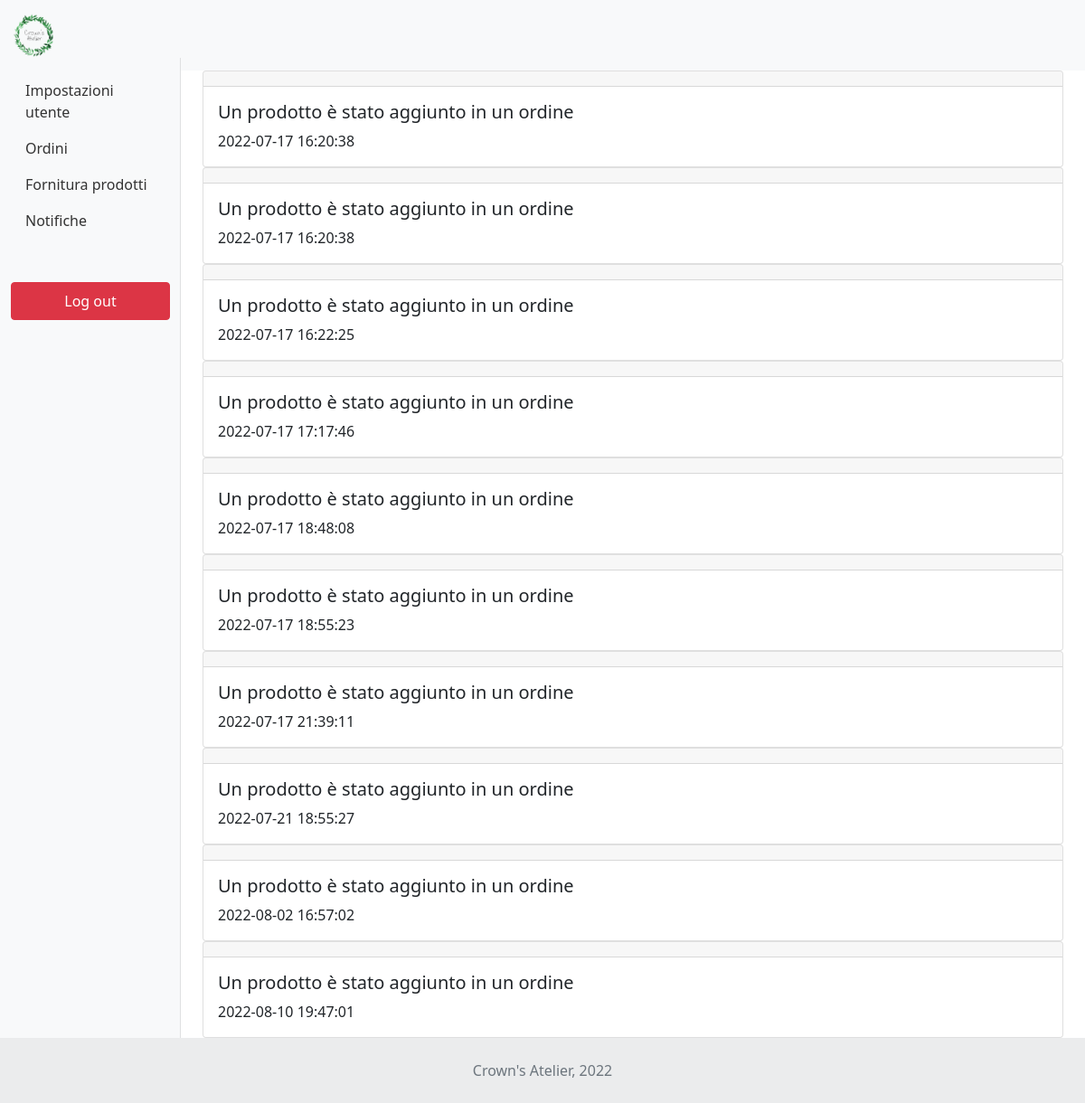
/dashboard.php?id=notification (signed in), run on the app's committed database.
### tables this page shows
CREATE TABLE `ricezioni_fornitori` (
  `idFornitore` int NOT NULL,
  `tipo` varchar(10) NOT NULL,
  `data` datetime NOT NULL,
  `idNotificaFornitore` int NOT NULL AUTO_INCREMENT,
  PRIMARY KEY (`idNotificaFornitore`),
  KEY `fk_ricezioni_fornitori_email_idx` (`idFornitore`),
  KEY `fk_ricezioni_fornitori_tipo_idx` (`tipo`),
  CONSTRAINT `fk_ricezioni_fornitori_email` FOREIGN KEY (`idFornitore`) REFERENCES `utenti` (`idUtente`),
  CONSTRAINT `fk_ricezioni_fornitori_tipo` FOREIGN KEY (`tipo`) REFERENCES `notifiche` (`tipo`)
);

CREATE TABLE `notifiche` (
  `tipo` varchar(10) NOT NULL,
  `descrizione` varchar(500) NOT NULL,
  PRIMARY KEY (`tipo`)
);

### dashboard.php (called while the page is built, shortened)
<?php
require_once 'start.php';
$templateParams["titolo"] = "Crown's Atelier";
$templateParams["nav"] = "navbar.php";
$templateParams["nome"] = "./template/dashboard.php";
if(isset($_GET['id'])){
    $templateParams["page"] = './template/dashboard/dashboard-'.$_GET['id'].'.php';
    if($_GET['id'] == "notification") {
        if($_SESSION['tipo'] == "cliente"){
            $templateParams['notication'] = $dbh->notificationForUser($_SESSION['id'], -1);
        } else {
            $templateParams['notication'] = $dbh->notificationForSeller($_SESSION['id'], -1);
        }
    } else if ($_GET['id'] == "user-order") {
        $templateParams['orders'] = $dbh->orderForUser($_SESSION['id']);
    } else if ($_GET['id'] == "seller-order") {
        if(isset($_POST['idOrder'])) {
            $dbh->sendItemOfOrder($_POST['idOrder'], $_POST['idSeller'], $_POST['idItem']);
        }
        $templateParams['orders'] = $dbh->orderForSeller($_SESSION['id']);
    }
}
$templateParams["dashboardNav"] = './template/dashboard/dashboard-'.$_SESSION["tipo"].'-nav.php';
require 'template/base.php';
?>

### db/database.php (called while the page is built, shortened)
<?php
class DatabaseHelper{
    private $db;
    public function __construct($servername, $username, $password, $dbname, $port){
        $this->db = new mysqli($servername, $username, $password, $dbname, $port);
    }
    public function notificationForSeller($pkid, $number){
        $query = "SELECT *
        FROM ricezioni_fornitori
        LEFT JOIN notifiche ON ricezioni_fornitori.tipo = notifiche.tipo
        WHERE ricezioni_fornitori.idFornitore = ?";
        if($number > 0) {
            $query." LIMIT ?";
            $stmt = $this->db->prepare($query);
            $stmt->bind_param('ii', $pkid, $number);
        } else {
            $stmt = $this->db->prepare($query);
            $stmt->bind_param('i', $pkid);
        }
        $stmt->execute();
        return $stmt->get_result()->fetch_all(MYSQLI_ASSOC);
    }
}
?>

### start.php (called while the page is built, shortened)
<?php
require_once("db/database.php");
$dbh = new DatabaseHelper("127.0.0.1", "root", "root", "my_crownsatelier", 3306);
?>

### template/dashboard/dashboard-notification.php (the view)
<?php if(!isset($templateParams['notication']) ||  count($templateParams['notication'])==0 ): ?>
    <div class="d-flex">
        <h3 class="m-3">Nessuna notifica<h3>
        <lottie-player src="https://assets7.lottiefiles.com/packages/lf20_c5woctcf.json"  background="transparent"  speed="1"  style="width: 300px; height: 300px;"  loop  autoplay></lottie-player>
    </div>
<?php else: ?>
    <?php foreach($templateParams['notication'] as $notif): ?>
        <div class="card">
            <div class="card-header">
            </div>
            <div class="card-body">
                <h5 class="card-title"><?php echo $notif['descrizione'];?></h5>
                <p class="card-text"><?php echo $notif['data'];?></p>
            </div>
        </div>
    <?php endforeach;?>
<?php endif; ?>

### data on the page
ricezioni_fornitori: tipo.descrizione "Un prodotto è stato aggiunto in un ordine", data "2022-07-17 16:20:38"
ricezioni_fornitori: tipo.descrizione "Un prodotto è stato aggiunto in un ordine", data "2022-07-17 16:20:38"
ricezioni_fornitori: tipo.descrizione "Un prodotto è stato aggiunto in un ordine", data "2022-07-17 16:22:25"
ricezioni_fornitori: tipo.descrizione "Un prodotto è stato aggiunto in un ordine", data "2022-07-17 17:17:46"
ricezioni_fornitori: tipo.descrizione "Un prodotto è stato aggiunto in un ordine", data "2022-07-17 18:48:08"
ricezioni_fornitori: tipo.descrizione "Un prodotto è stato aggiunto in un ordine", data "2022-07-17 18:55:23"
ricezioni_fornitori: tipo.descrizione "Un prodotto è stato aggiunto in un ordine", data "2022-07-17 21:39:11"
ricezioni_fornitori: tipo.descrizione "Un prodotto è stato aggiunto in un ordine", data "2022-07-21 18:55:27"
ricezioni_fornitori: tipo.descrizione "Un prodotto è stato aggiunto in un ordine", data "2022-08-02 16:57:02"
ricezioni_fornitori: tipo.descrizione "Un prodotto è stato aggiunto in un ordine", data "2022-08-10 19:47:01"
